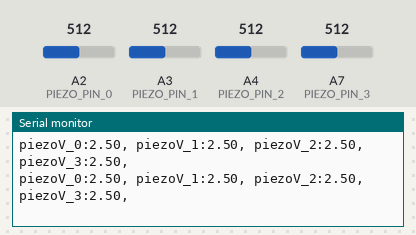
A sketch run on a simulated Arduino Nano, built with avr-gcc and run on an emulated ATmega328P. On the bench: the last lines printed to the serial monitor. Inputs (shaded band) come from the test bench; at power-on: A2 (PIEZO_PIN_0) = 512, A3 (PIEZO_PIN_1) = 512, A4 (PIEZO_PIN_2) = 512, A7 (PIEZO_PIN_3) = 512.

Above: at 1.2 s.
1.3 s: A2 (PIEZO_PIN_0) set to 716
At 1.42 s:
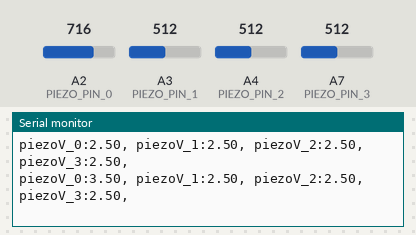
4.3 s: A3 (PIEZO_PIN_1) set to 716
At 4.32 s:
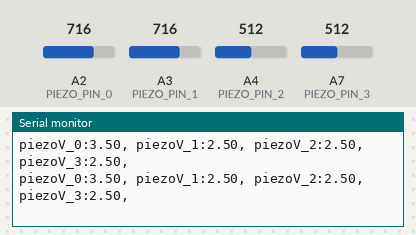
7.3 s: A4 (PIEZO_PIN_2) set to 716
At 7.35 s:
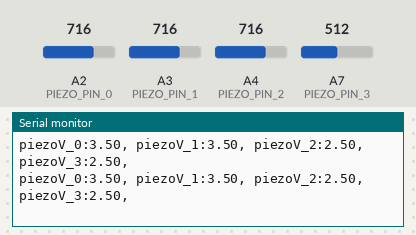
10.3 s: A7 (PIEZO_PIN_3) set to 716
At 10.32 s:
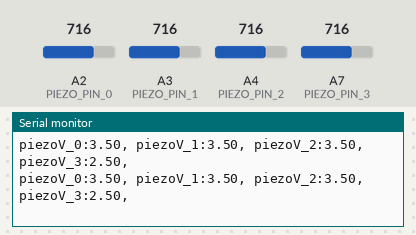
13.3 s: A2 (PIEZO_PIN_0) set to 992
At 13.35 s:
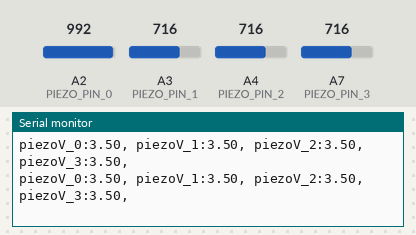
16.3 s: A3 (PIEZO_PIN_1) set to 992
At 20.25 s:
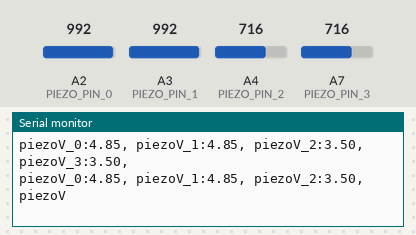
Timing chart, 0 to 20.3 s (numbered marks = the images above; inputs shaded):
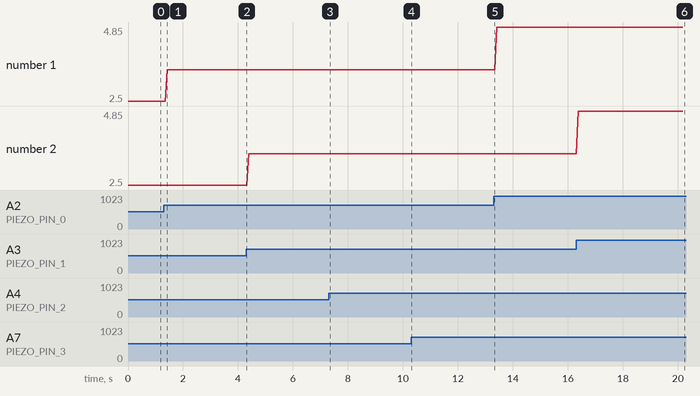

Measured:
- after the input at 1.3 s, the serial monitor: prints a new line after 0.12 s (image 1)
- after the input at 16.3 s, the serial monitor: prints a new line after 0.08 s (image 6)
- plotted number 1: 2.5 → 3.5 after the input at 1.3 s, 3.5 → 4.85 after the input at 13.3 s

The sketch:

PiezoSensor.ino
```cpp
/******************************************************************************
Piezo_Vibration_Sensor.ino
Example sketch for SparkFun's Piezo Vibration Sensor
  (https://www.sparkfun.com/products/9197)
Jim Lindblom @ SparkFun Electronics
April 29, 2016

- Connect a 1Mohm resistor across the Piezo sensor's pins.
- Connect one leg of the Piezo to GND
- Connect the other leg of the piezo to A0

Vibrations on the Piezo sensor create voltags, which are sensed by the Arduino's
A0 pin. Check the serial monitor to view the voltage generated.

Development environment specifics:
Arduino 1.6.7
******************************************************************************/
const int PIEZO_PIN_0 = A2; // Piezo output
const int PIEZO_PIN_1 = A3; // Piezo output
const int PIEZO_PIN_2 = A4; // Piezo output
const int PIEZO_PIN_3 = A7; // Piezo output

void setup()
{
  Serial.begin(9600);
}

void loop()
{
  // Read Piezo ADC value in, and convert it to a voltage
  sensorRead();
}
void sensorRead(){
  // Read Piezo ADC value in, and convert it to a voltage
  int piezoADC_0 = analogRead(PIEZO_PIN_0);
  int piezoADC_1 = analogRead(PIEZO_PIN_1);
  int piezoADC_2 = analogRead(PIEZO_PIN_2);
  int piezoADC_3 = analogRead(PIEZO_PIN_3);

  float piezoV_0 = piezoADC_0 / 1023.0 * 5.0;
  float piezoV_1 = piezoADC_1 / 1023.0 * 5.0;
  float piezoV_2 = piezoADC_2 / 1023.0 * 5.0;
  float piezoV_3 = piezoADC_3 / 1023.0 * 5.0;

  Serial.print("piezoV_0:");Serial.print(piezoV_0);Serial.print(", ");
  Serial.print("piezoV_1:");Serial.print(piezoV_1);Serial.print(", ");
  Serial.print("piezoV_2:");Serial.print(piezoV_2);Serial.print(", ");
  Serial.print("piezoV_3:");Serial.print(piezoV_3);Serial.print(", ");
  Serial.println();
}
```
